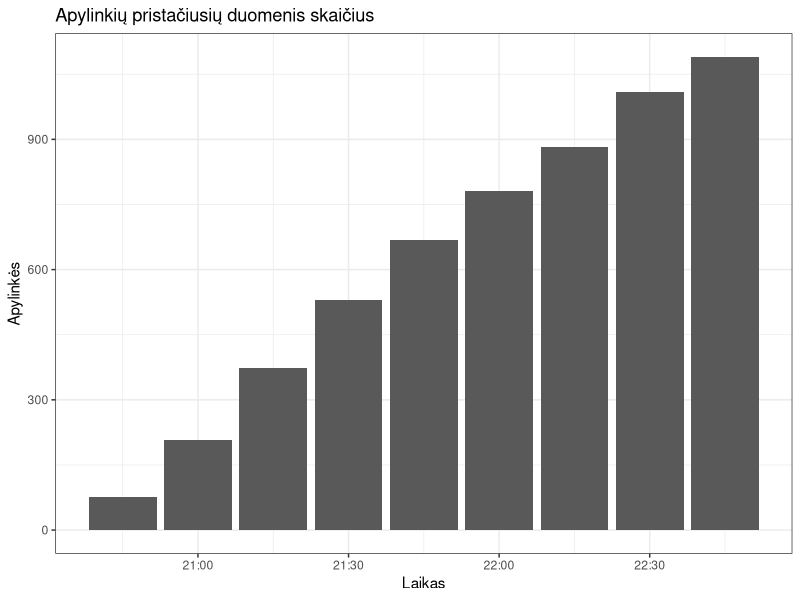
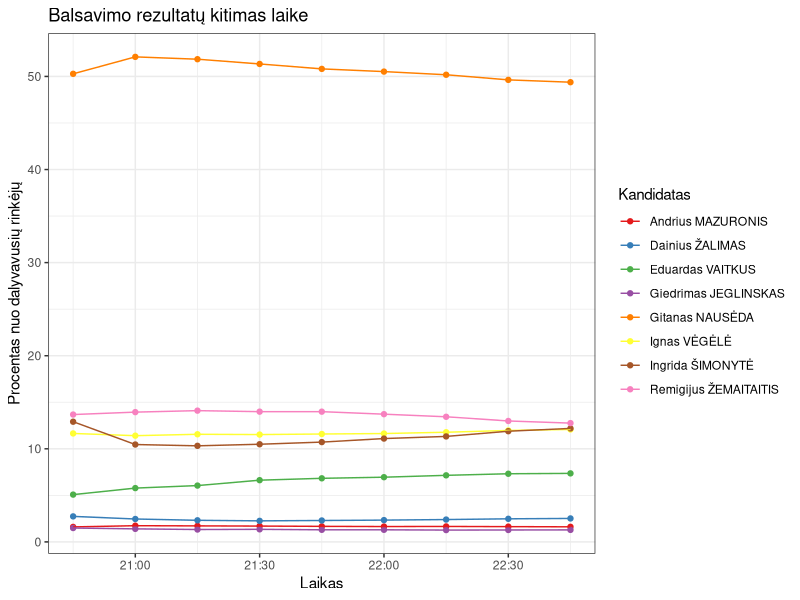
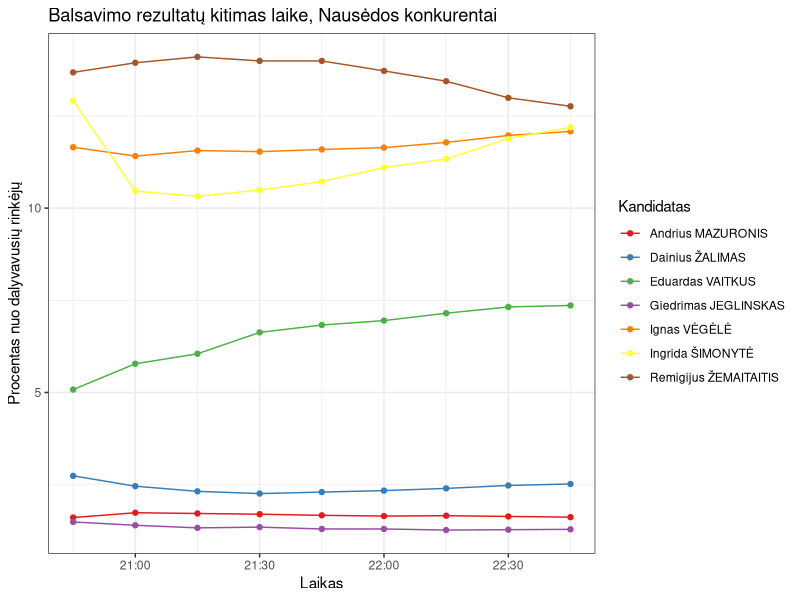

The R source for these figures, in order:
## ---- chunk 1
library(dplyr)
library(lubridate)
library(ggplot2)

dt <- read.csv("data/rezultatai_laike.csv") %>%
    mutate(timestamp = ymd_hms(timestamp))

ap <- dt %>%
    select(timestamp, apylinkes) %>%
    unique()

ggplot(aes(x = timestamp, y = apylinkes), data = ap) +
    geom_col() +
    theme_bw() +
    labs(x = "Laikas", y = "Apylinkės", title = "Apylinkių pristačiusių duomenis skaičius")
## ---- chunk 2
ggplot(aes(x = timestamp, y = proc_viso, group = kandidatas, colour = kandidatas), data = dt) +
    geom_point() +
    geom_line() +
    theme_bw() +
    scale_colour_manual(name = "Kandidatas", values = RColorBrewer::brewer.pal(8, "Set1")) +
    labs(x = "Laikas", y = "Procentas nuo dalyvavusių rinkėjų", title = "Balsavimo rezultatų kitimas laike")
## ---- chunk 3
ggplot(aes(x = timestamp, y = proc_viso, group = kandidatas, colour = kandidatas), data = dt %>% filter(kandidatas != "Gitanas NAUSĖDA")) +
    geom_point() +
    geom_line() +
    theme_bw() +
    scale_colour_manual(name = "Kandidatas", values = RColorBrewer::brewer.pal(7, "Set1")) +
    labs(x = "Laikas", y = "Procentas nuo dalyvavusių rinkėjų", title = "Balsavimo rezultatų kitimas laike, Nausėdos konkurentai")
